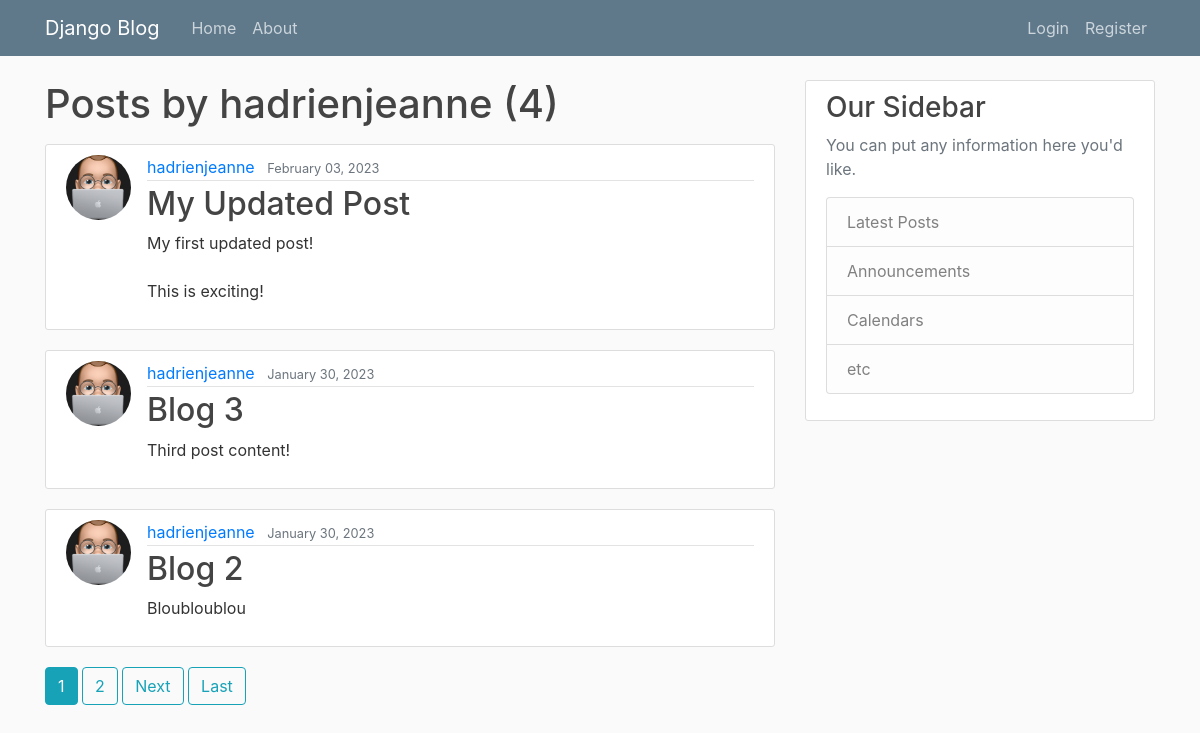
The page /user/hadrienjeanne on the database its author committed.
### blog/models.py (models this page shows, shortened)
class Post(models.Model):
    title = models.CharField(max_length=100)
    content = models.TextField()
    date_posted = models.DateTimeField(default=timezone.now)
    author = models.ForeignKey(User, on_delete=models.CASCADE)

### users/models.py (models this page shows, shortened)
class Profile(models.Model):
    user = models.OneToOneField(User, on_delete=models.CASCADE)
    image = models.ImageField(default='default.jpg', upload_to='profile_pics')

### blog/views.py (the view)
# urls.py: path('user/<str:username>', UserPostListView.as_view(), name='user-posts'),
class UserPostListView(ListView):
    model = Post
    template_name = 'blog/user_posts.html' # by default <app>/<model>_<viewtype>.html
    context_object_name = 'posts'
    paginate_by = 3
    def get_queryset(self):
        user = get_object_or_404(User, username=self.kwargs.get('username'))
        return Post.objects.filter(author=user).order_by('-date_posted')

### blog/templates/blog/user_posts.html (shortened to what this page needs)
{% extends "blog/base.html" %}
{% block content%}
    <h1 class="mb-3">Posts by {{ view.kwargs.username }} ({{ page_obj.paginator.count }})</h1>
    {% for post in posts %}
        <article class="media content-section">
            <img class="rounded-circle article-img" src="{{post.author.profile.image.url}}" />
            <div class="media-body">
            <div class="article-metadata">
                <a class="mr-2" href="{% url 'user-posts' post.author.username %}">{{ post.author }}</a>
                <small class="text-muted">{{ post.date_posted|date:"F d, Y" }}</small>
            </div>
            <h2><a class="article-title" href="{% url 'post-detail' post.id %}">{{ post.title }}</a></h2>
            <p class="article-content">{{ post.content }}</p>
            </div>
        </article>
    {% endfor %}
    {% if is_paginated %}
        {% for num in page_obj.paginator.page_range %}
            {% if page_obj.number == num %}
                <a href="?page={{ num }}" class="btn btn-info mb-4">{{ num }}</a>
            {% elif num > page_obj.number|add:'-3' and num < page_obj.number|add:'3' %}
                <a href="?page={{ num }}" class="btn btn-outline-info mb-4">{{ num }}</a>
            {% endif %}
        {% endfor %}
        {% if page_obj.has_next %}
        <a href="?page={{ page_obj.next_page_number }}" class="btn btn-outline-info mb-4">Next</a>
        <a href="?page={{ page_obj.paginator.num_pages }}" class="btn btn-outline-info mb-4">Last</a>
        {% endif %}
    {% endif %}
{% endblock content %}

### blog/static/blog/main.css (style rules this page uses)
body { background: #fafafa; color: #333333; margin-top: 5rem; }
h1, h2, h3, h4, h5, h6 { color: #444444; }
.content-section { background: #ffffff; padding: 10px 20px; border: 1px solid #dddddd; border-radius: 3px; margin-bottom: 20px; }
.article-title { color: #444444; }
.article-content { white-space: pre-line; }
.article-img { height: 65px; width: 65px; margin-right: 16px; }
.article-metadata { padding-bottom: 1px; margin-bottom: 4px; border-bottom: 1px solid #e3e3e3 }

### rows shown on the page
Post: author.profile.image (placeholder picture), author "hadrienjeanne", date_posted "February 03, 2023", title "My Updated Post", content "My first updated post! This is exciting!"
Post: author.profile.image (placeholder picture), author "hadrienjeanne", date_posted "January 30, 2023", title "Blog 3", content "Third post content!"
Post: author.profile.image (placeholder picture), author "hadrienjeanne", date_posted "January 30, 2023", title "Blog 2", content "Bloubloublou"

### other values the page prints
{{ view.kwargs.username }} "hadrienjeanne"
{{ page_obj.paginator.count }} "4"
{{ num }} "1"
{{ num }} "2"
